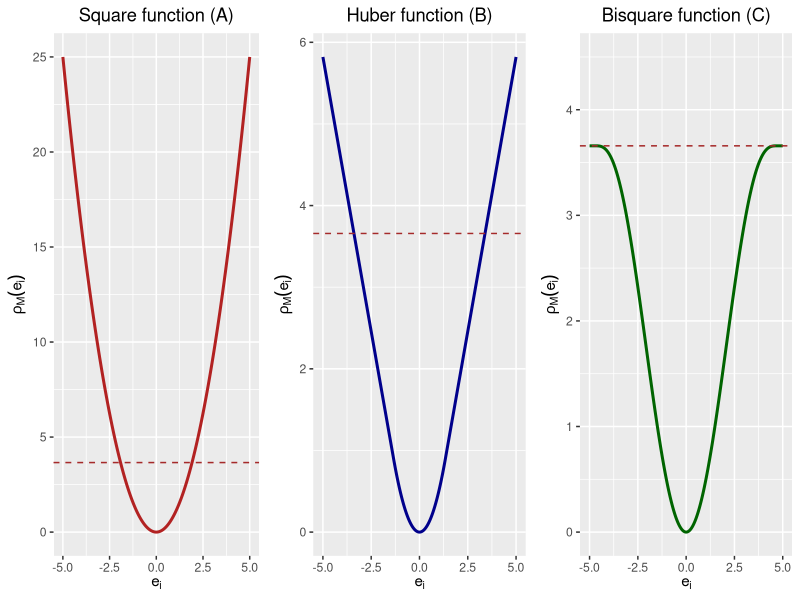
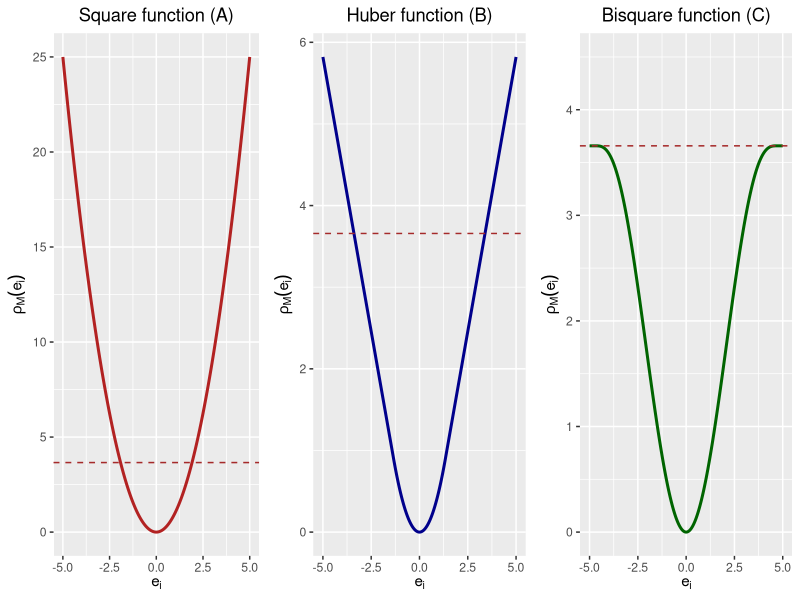

Write the R code that produced these figures, in order.

library(ggplot2)
library(ggpubr)

# Code to generate different residual functions (Figure 3)

# Generate random residuals
residuals<-seq(from=-5, to=5, by=0.01)


# Specifying the huber residual function
huberM<-function(residuals,k)
{
  newRes<-ifelse(abs(residuals)<=k,(residuals^2)/2,k*abs(residuals)-(k^2)/2)
  return(newRes)
}

# Specifying the  bisquare residual function
biSquare<-function(residuals,k)
{
  newRes<-ifelse(abs(residuals)<=k,k^2/6*(1-(1-(residuals/k)^2)^3),k^2/6)
  return(newRes)
}

plotData<-data.frame(residuals,huber=huberM(residuals,1.345),squares=residuals^2,
                     biSq=biSquare(residuals,4.685))

# Generating the OLS residuals plot
squaresPlot<-ggplot(data=plotData)+
  geom_line(aes(x=residuals,y=squares),color="firebrick",size=1.02)+
  xlab(label=expression(e[i]))+
  ylab(label=expression(rho[M](e[i])))+
  ggtitle("Square function (A)")+
  theme(plot.title = element_text(hjust = 0.5))+
  geom_hline(yintercept=4.685^2/6,lty="dashed",col="brown")

# Generating the Huber residuals plot
huberPlot<-ggplot(data=plotData)+
  geom_line(aes(x=residuals,y=huber),color="darkblue",size=1.02)+
  xlab(label=expression(e[i]))+
  ylab(label=expression(rho[M](e[i])))+
  ggtitle("Huber function (B)")+
  theme(plot.title = element_text(hjust = 0.5))+
  geom_hline(yintercept=4.685^2/6,lty="dashed",col="brown")

# Generating the Bisquare residuals plot
bisquarePlot<-ggplot(data=plotData)+
  geom_line(aes(x=residuals,y=biSq),color="darkgreen",size=1.02)+
  xlab(label=expression(e[i]))+
  ylab(label=expression(rho[M](e[i])))+
  ggtitle("Bisquare function (C)")+
  theme(plot.title = element_text(hjust = 0.5))+
  geom_hline(yintercept=4.685^2/6,lty="dashed",col="brown")+
  ylim(c(0,4.5))


# Expoeting and saving the griplot with different residual functions (Figure 3)
ggarrange(squaresPlot, huberPlot, bisquarePlot,ncol = 3, nrow = 1)

pdf("weight_funcs.pdf", width=9,height = 3)
ggarrange(squaresPlot, huberPlot, bisquarePlot,ncol = 3, nrow = 1)
dev.off()


